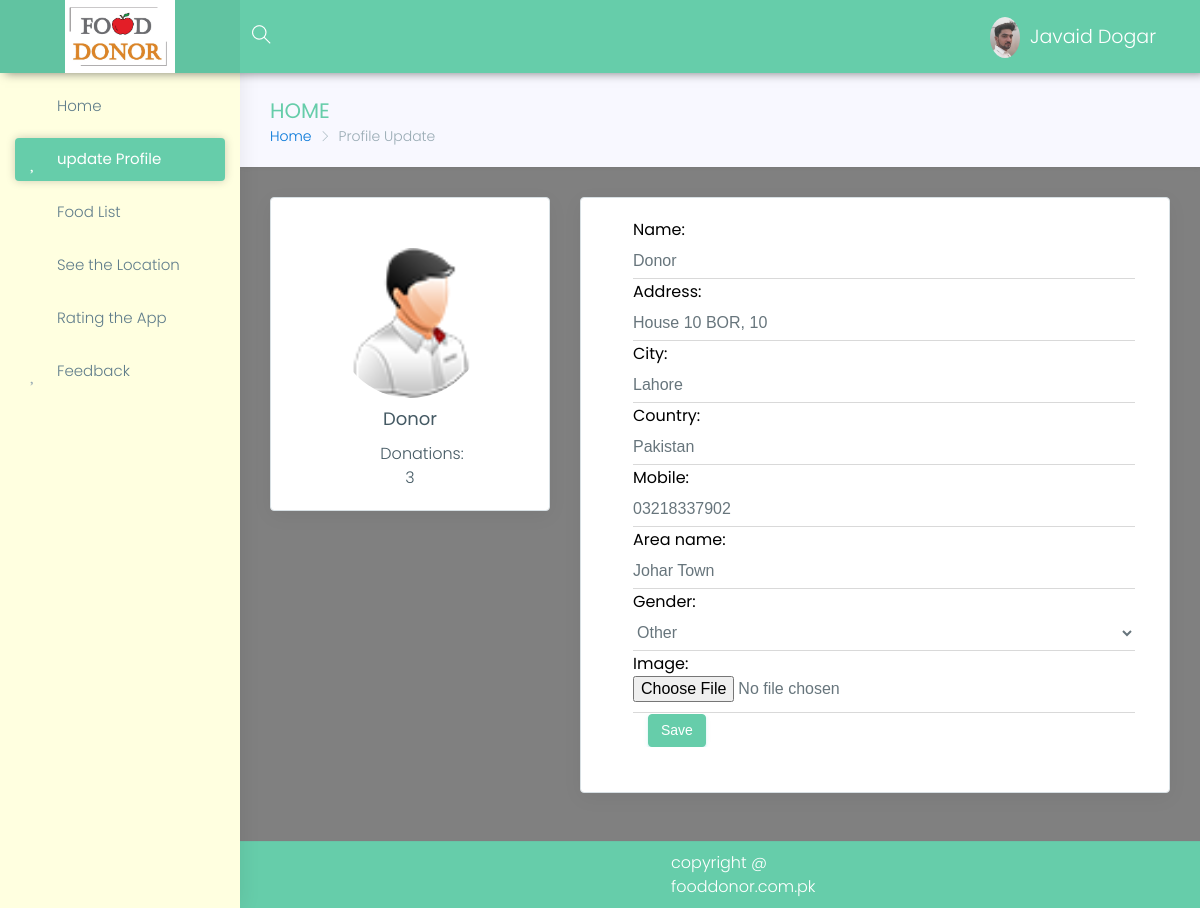
The app's page /donor/profile (signed in), older data.
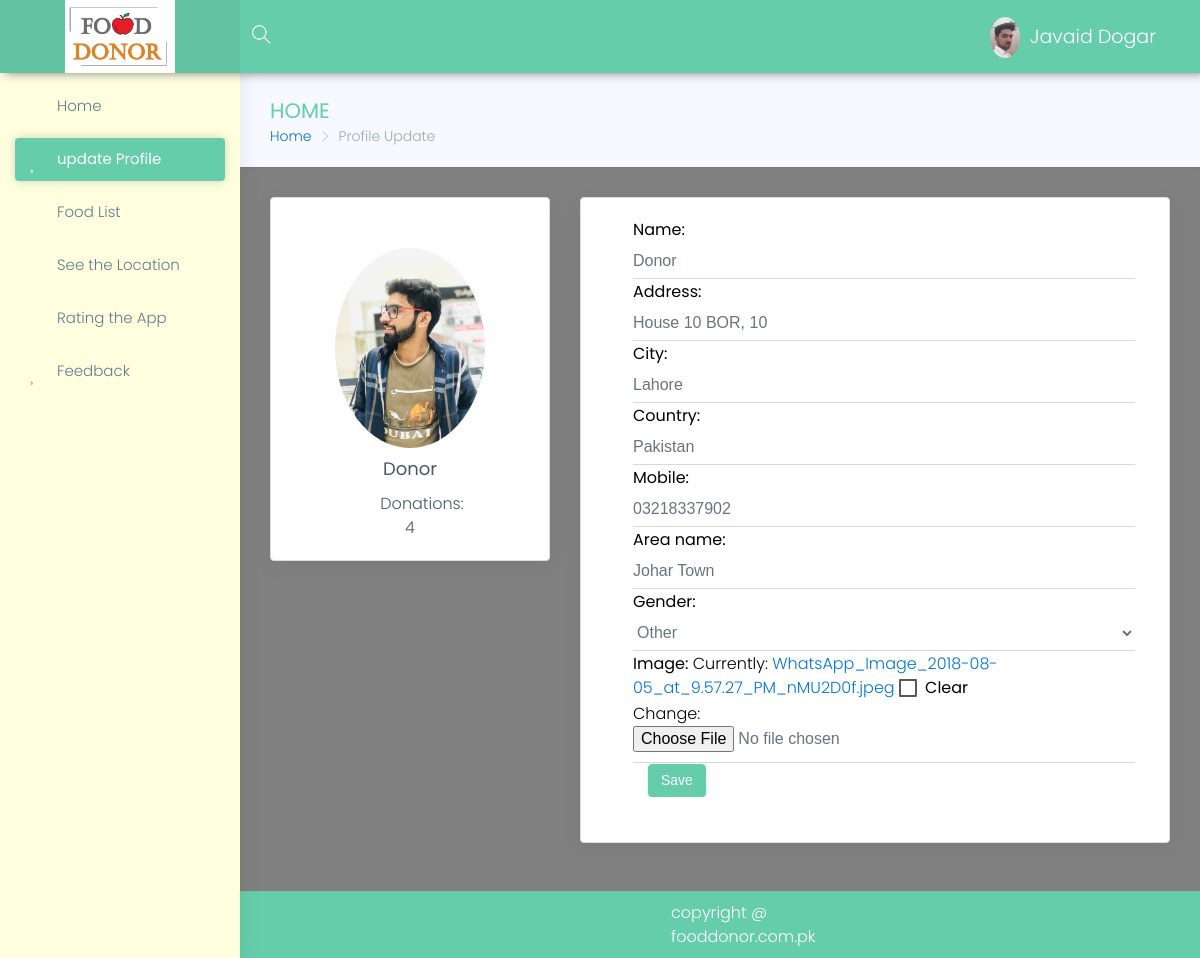
The same page, newer data.
### donor/models.py (models this page shows, shortened)
class Donor(models.Model):
    user = models.OneToOneField(User, on_delete=models.CASCADE, primary_key=True)
    name = models.CharField(max_length=100, blank=False, null=False)
    role = models.CharField(default='Donor',blank=False,max_length=10)
    address = models.CharField(max_length=100, blank=False, null=False)
    mobile = models.CharField(max_length=15, blank=False)
    area_name=models.CharField(help_text='Johar Town, Faisal Town',max_length=30)
    image=models.ImageField(blank=True)
    gender=models.CharField(max_length=6,blank=True,null=True,choices=gender)
    city=models.CharField(max_length=20,blank=True,null=True)
    country=models.CharField(max_length=20,blank=True,null=True)

### donor/views.py (the view)
@login_required
def profile(request):
    donor = Donor.objects.get(user=request.user)
    donations = Food.objects.filter(donor=donor).__len__()
    msg = ""
    form = ProfileForm(instance=donor)
    if request.method == "POST":
        form = ProfileForm(request.POST, request.FILES, instance=donor)
        if form.is_valid():
            form.save()
            msg = "Profile Updated Successfully"
    return render(request, 'donor/profile.html', {'form': form, 'msg': msg, 'donations': donations, 'user': donor})

### donor/forms.py
class ProfileForm(ModelForm):
    class Meta:
        model=Donor
        fields=(
            "name",
            "address",
            'city',
            'country',
            "mobile",
            "area_name",
            'gender',
            'image'
        )

### templates/donor/profile.html (shortened to what this page needs)
{% extends 'panel-base.html' %}
{% load static %}
{% block sidebar %}
            {% include 'donor/sidebar.html' %}
        {% endblock %}
{% block bradcrump %}
    <div class="row page-titles">
                    <div class="col-md-5 col-8 align-self-center">
                        <h3 class="text-themecolor">HOME</h3>
                        <ol class="breadcrumb">
                            <li class="breadcrumb-item"><a href="{% url 'donor-index' %}">Home</a></li>
                            <li class="breadcrumb-item active">Profile Update</li>
                        </ol>
                    </div>
                </div>
{% endblock %}
{% block main %}
 <div class="row">
                    <div class="col-lg-4 col-xlg-3 col-md-5">
                        <div class="card">
                            <div class="card-block">
                                <center class="m-t-30">
                                    {% if user.image %}
                                        <img src="{{ user.image.url }}" class="img-circle" width="150" />
                                    {% endif %}
                                {% if not user.image %}
                                    <img src="{% static 'images/Student-64.png' %}" class="img-circle" width="150" />
                                {% endif %}
                                    <h4 class="card-title m-t-10">{{ user.name }}</h4>
                                    <div class="row text-center justify-content-md-center">
                                        <div class="col-4"><a href="javascript:void(0)" class="link">Donations: {{ donations }}</a></div>
                                    </div>
                                </center>
                            </div>
                        </div>
                    </div>
                    <div class="col-lg-8 col-xlg-9 col-md-7">
                        <div class="card" style=" background-color: white;">
                            <div class="card-block" style="margin-left: 32px;
                              padding-right: 34px; color: black;">
                                <form method="post" enctype="multipart/form-data" class="form-horizontal form-material">
                                   {% include 'form.html' %}
                                    <div class="form-group">
                                        <div class="col-sm-12">
                                            <button class="btn btn-success">Save</button>
                                        </div>
                                    </div>
                                </form>
                            </div>
                        </div>
                    </div>
                </div>
{% endblock %}

### templates/form.html (shortened to what this page needs)
{% for field in form %}
        {{ field.label_tag }}
        {{ field }}
{% endfor %}

Row changes from the older to the newer data that the page shows:
changed Donor "Donor": image: picture added
Text that changed along with them:
{{ donations }}: "3" → "4"
new list line: "Currently: WhatsApp_Image_2018-08-05_at_9.57.27_PM_nMU2D0f.jpeg Clear Change:"
